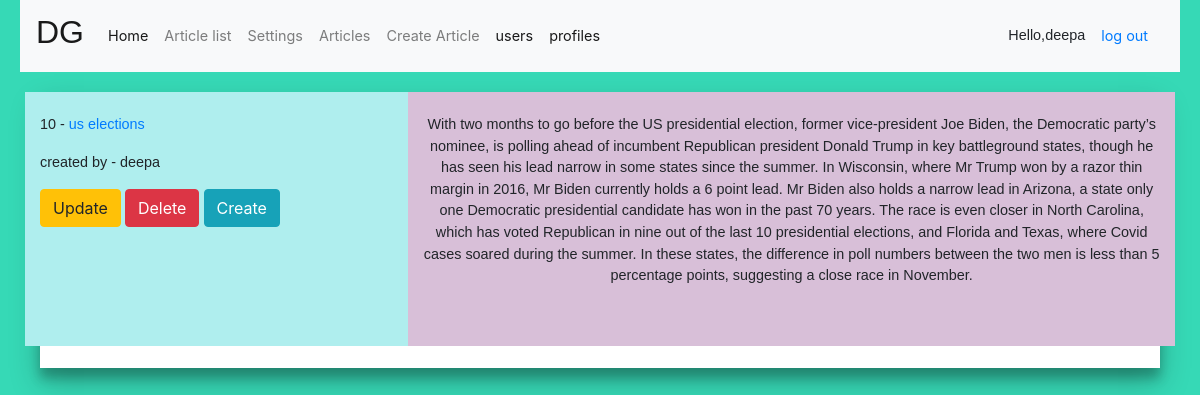
The app's page /blog/article-titles (signed in) with its own data.
### blog/models.py (models this page shows)
class Article(models.Model):
    title   = models.CharField(max_length=120)#msx_length required
    content = models.TextField()
    active  = models.BooleanField(default=True)
    author = models.ForeignKey(settings.AUTH_USER_MODEL,on_delete=models.CASCADE,)
    def get_absolute_url(self):
        return reverse("article-detail",kwargs={"id":self.id})#f"/products/{self.id}"

### blog/views.py (the view)
# urls.py: path('article-titles', ArticleListView2.as_view(), name ='article-titles'),
class ArticleListView2(ListView):
    template_name='articles/article_list_titles.html'
    queryset= Article.objects.all()

### blog/templates/articles/article_list_titles.html (shortened to what this page needs)
{% extends 'navbar2.html'  %}
{% block content %}
</head>
<body>
            <div id="task-container">
                    <div class="flex-wrapper">
                        {% for instance in object_list %}
                            {%if request.user == instance.author %}
                       <div class="example-container">
                            <div class="row" border="2">
                                <div class="col-4" style="background-color:paleturquoise;">
                                    <br>
                                    <p> {{ instance.id }} - <a href='{{instance.get_absolute_url}}'>{{ instance.title}}</a></p>
                                    <p>created by - {{ instance.author}}</p>
                                    <a href="{% url 'article-update' instance.id %}" class="btn btn-warning">Update</a>
                                    <a href="{% url 'article-delete' instance.id %}" class="btn btn-danger">Delete</a>
                                    <a href="{% url 'article-create' %}" class="btn btn-info">Create</a>
                                    <br><br>
                                </div>
                                <div class="col-8" style="background-color:thistle;text-align: center;">
                                    <br>
                                    <p>{{ instance.content}}</p>
                                    <br><br>
                                </div>
                                    <br><br>
                            </div>
                        </div>
                        <br>
                            {%endif%}
                        {% endfor %}
                        </div>
                  </div>
{% endblock %}

### templates/navbar2.html (shortened to what this page needs)
{% load static %}
<!DOCTYPE html>
<html lang="en">
<head>
  <link rel="stylesheet" href="https://maxcdn.bootstrapcdn.com/bootstrap/4.5.2/css/bootstrap.min.css">
  <link rel="stylesheet" type="text/css" href="{%  static '/css/sidebar.css' %}">
  <link rel="stylesheet" type="text/css" href="{%  static '/css/styles.css' %}">
</head>
<body style="margin-right: 20px;margin-left: 20px;overflow: hidden;">
<nav class="navbar navbar-expand-lg navbar-light bg-light">
    <a class="navbar-brand" href="#"><strong><h2>DG</h2></strong></a>
    <div class="collapse navbar-collapse" id="navbarNav">
      <ul class="navbar-nav">
        <li class="nav-item active">
          <a class="nav-link" href="{% url 'article-home'%}">Home <span class="sr-only">(current)</span></a>
        </li>
        <li class="nav-item">
          <a class="nav-link" href="{% url 'article-list'%}">Article list</a>
        </li>
   {% if request.user.is_active %}
          <li class="nav-item">
              <a class="nav-link" href="{% url 'profile-settings'%}">Settings</a>
            </li>
            <li class="nav-item">
              <a class="nav-link" href="{% url 'article-titles' %}">Articles</a>
            </li>
            <li class="nav-item">
              <a class="nav-link" href="{% url 'article-create' %}">Create Article</a>
            </li>
            <li class="nav-item active">
              <a class="nav-link" href="{% url 'user_list' %}">users </a>
            </li>
            <li class="nav-item active">
              <a class="nav-link" href="{% url 'profile-list'%}">profiles </a>
            </li>
        </ul>
      </div>
        <span class ="hello-msg" > Hello,{{ request.user }}</span>
        <a class="nav-link" href="{% url 'logout'%}">log out</a>
  {%else%}
        <li class="nav-item active">
          <a class="nav-link" href="{% url 'about' %}">About </a>
        </li>
  {% endif %}
  </nav>
    {% block content %}
  {% endblock %}
</body>
</html>

### static/css/sidebar.css (style rules this page uses)
body { font-size: 0.9rem; }

### static/css/styles.css (style rules this page uses)
* { box-sizing: border-box }

### blog/templates/articles/article_list_titles.html (style rules this page uses)
body { background:rgb(54,217,182); background: linear-gradient(90 deg,rgba(54,217,182,1)0%, rgb(32, 152, 126,1)43%,rgba(0,212,255,1)100%); }
h1,h2,h3,h4,h5,p,span,strike { font-family:Verdana, Geneva, Tahoma, sans-serif; }
#task-container { margin:0; box-shadow: 0 14px 28px rgba(0,0,0,0.25),0 10px 10px rgba(0,0,0,0.22); background-color: #fff; margin-top: 20px; margin-bottom: 100px; justify-content: space-around; align-items: flex-start; margin-right: 20px; margin-left: 20px; }

### records on screen
Article: id "10", title "us elections", author "deepa", content "With two months to go before the US presidential election, former vice-president Joe Biden, the Democratic party’s nominee, is polling ahead of incumbent Republican president Donald Trump in key battleground states, though he has seen his lead narrow in some states since the summer. In Wisconsin, where Mr Trump won by a razor thin margin in 2016, Mr Biden currently holds a 6 point lead. Mr Biden also holds a narrow lead in Arizona, a state only one Democratic presidential candidate has won in the past 70 years. The race is even closer in North Carolina, which has voted Republican in nine out of the last 10 presidential elections, and Florida and Texas, where Covid cases soared during the…"

### other values on screen
{{ request.user }} "deepa"
